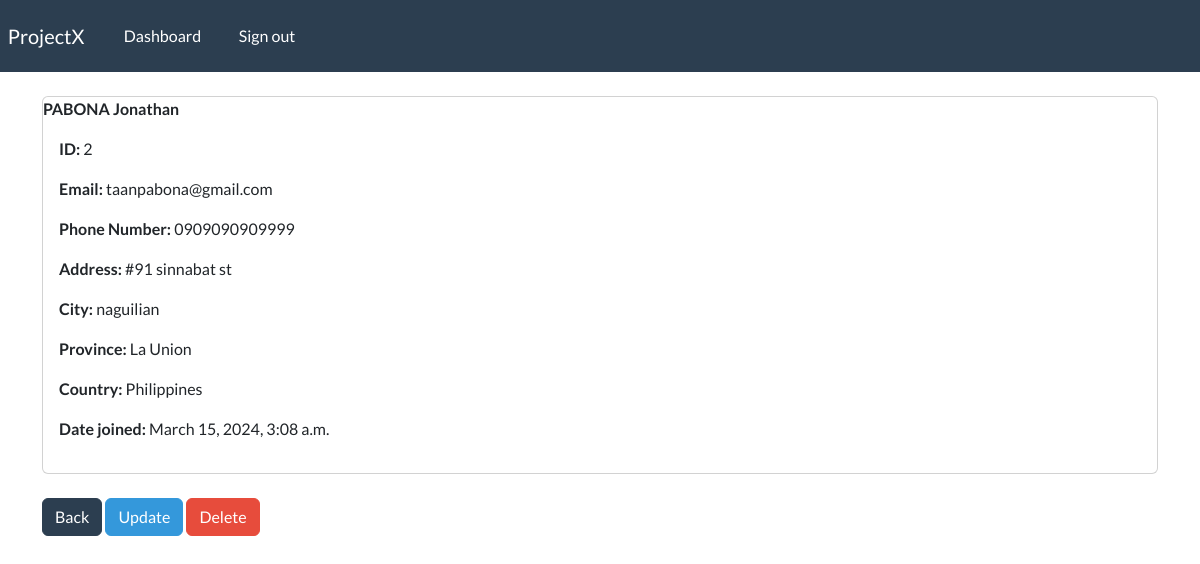
The page /record/2 (signed in) on the database its author committed.
### webapp/models.py (models this page shows, shortened)
class Record(models.Model):
    creation_date = models.DateTimeField(auto_now_add=True)
    first_name = models.CharField(max_length=255)
    last_name = models.CharField(max_length=50)
    email = models.CharField(max_length=50)
    phone = models.CharField(max_length=20)
    address = models.CharField(max_length=50)
    city = models.CharField(max_length=50)
    province = models.CharField(max_length=50)
    country = models.CharField(max_length=50)

### webapp/views.py (the view)
# urls.py: path('record/<int:pk>', views.single_record, name="record"),
@login_required(login_url='login')
def single_record(request, pk):
    all_records = Record.objects.get(id=pk)
    context = {'record':all_records}
    return render(request, 'webapp/view-record.html', context=context)

### webapp/templates/webapp/view-record.html
{% extends 'webapp/base.html' %}
{% block content %}
    <br>
    <div class="card">
        <strong>
            {{record.last_name|upper}}
            {{record.first_name}}
        </strong>
        <div class="card-body">
            <p><strong>ID: </strong>{{record.id}}</p>
            <p><strong>Email: </strong>{{record.email}}</p>
            <p><strong>Phone Number: </strong>{{record.phone}}</p>
            <p><strong>Address: </strong>{{record.address}}</p>
            <p><strong>City: </strong>{{record.city}}</p>
            <p><strong>Province: </strong>{{record.province}}</p>
            <p><strong>Country: </strong>{{record.country}}</p>
            <p><strong>Date joined: </strong>{{record.creation_date}}</p>
        </div>
    </div>
    <br>
    <a href="{% url 'dashboard' %}" class="btn btn-primary"> Back </a>
    <a href="{% url 'update-record' record.id %}" class="btn btn-info"> Update </a>
    <a href="{% url 'delete-record' record.id %}" class="btn btn-danger "> Delete </a>
{% endblock %}

### rows shown on the page
Record: last_name "PABONA", first_name "Jonathan", id "2", email "taanpabona@gmail.com", phone "0909090909999", address "#91 sinnabat st", city "naguilian", province "La Union", country "Philippines", creation_date "March 15, 2024, 3:08 a.m."
